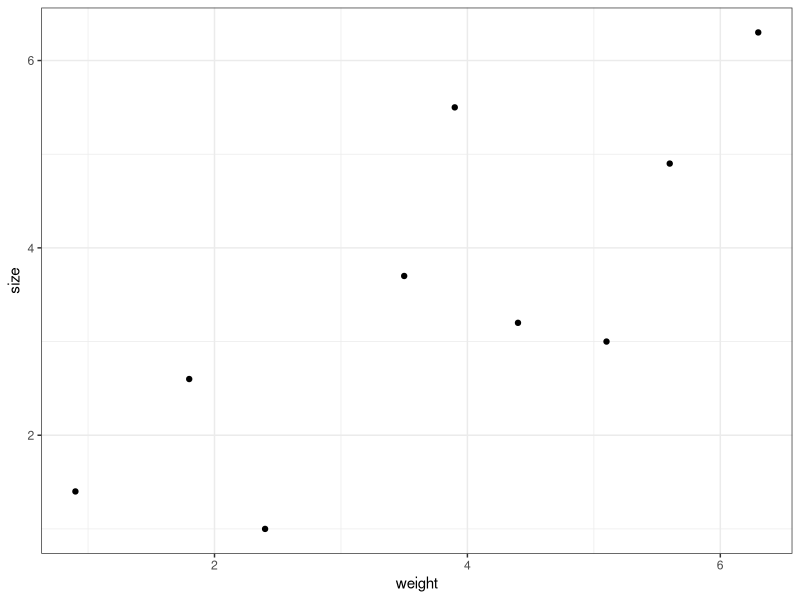
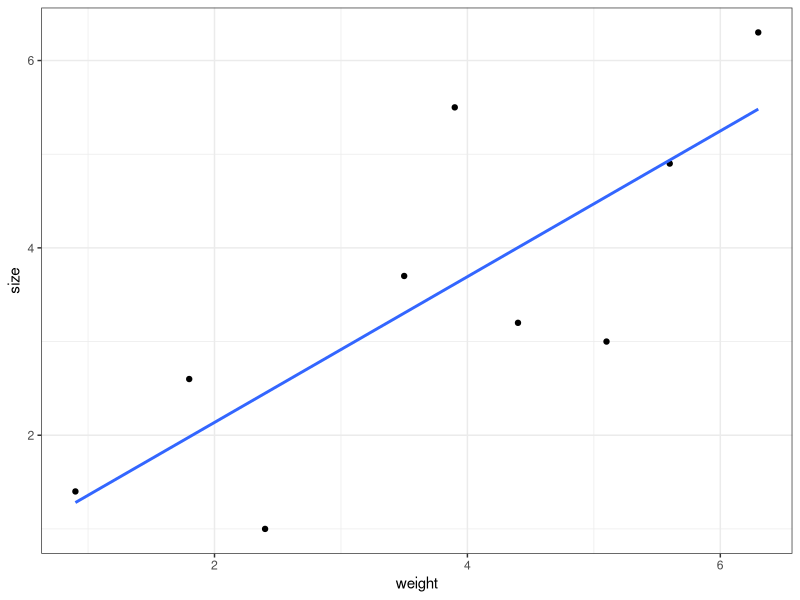

Here is the R script that generated these plots, in order:
## ---- chunk 1
knitr::opts_chunk$set(echo = TRUE)
## ---- chunk 2
# Libraries
library(tidyverse)

# Creating some data
mouse.data <- data.frame(
  weight = c(0.9, 1.8, 2.4, 3.5, 3.9, 4.4, 5.1, 5.6, 6.3),
  size = c(1.4, 2.6, 1.0, 3.7, 5.5, 3.2, 3.0, 4.9, 6.3)
)

# Plotting data
ggplot(mouse.data, aes(weight, size)) +
  geom_point() +
  theme_bw()
## ---- chunk 3
# Fitting a linear model
mouse.regression <- lm(size ~ weight, data=mouse.data)

# Summarizing model
summary(mouse.regression)
## ---- chunk 4
# Plotting regression line
ggplot(mouse.data, aes(weight, size)) +
  geom_point() +
  geom_smooth(method = "lm",se = F) +
  theme_bw()
